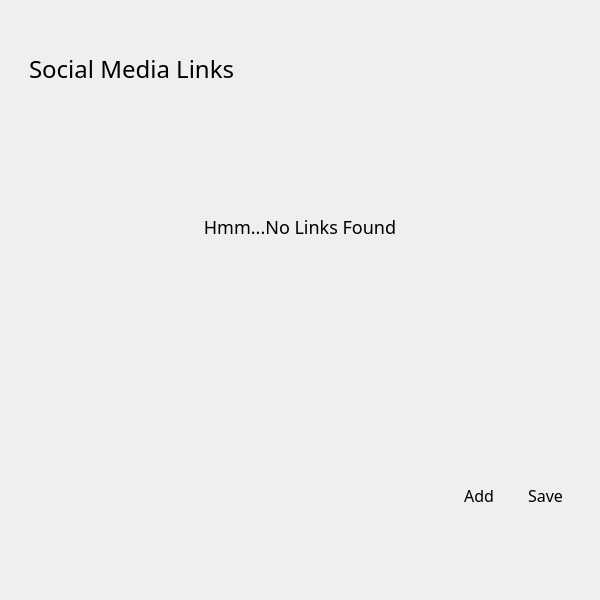
<?xml version="1.0" encoding="UTF-8"?>
<ui version="4.0">
 <class>SocialLinksDialog</class>
 <widget class="QDialog" name="SocialLinksDialog">
  <property name="geometry">
   <rect>
    <x>0</x>
    <y>0</y>
    <width>600</width>
    <height>600</height>
   </rect>
  </property>
  <property name="minimumSize">
   <size>
    <width>0</width>
    <height>600</height>
   </size>
  </property>
  <property name="windowTitle">
   <string>SocialLinksDialog</string>
  </property>
  <property name="styleSheet">
   <string notr="true">border-radius: 20px;
background-color: &quot;#FBFDF6&quot;;
padding: 0;</string>
  </property>
  <layout class="QVBoxLayout" name="verticalLayout">
   <property name="leftMargin">
    <number>0</number>
   </property>
   <property name="topMargin">
    <number>0</number>
   </property>
   <property name="rightMargin">
    <number>0</number>
   </property>
   <property name="bottomMargin">
    <number>0</number>
   </property>
   <item>
    <widget class="QScrollArea" name="scrollArea">
     <property name="widgetResizable">
      <bool>true</bool>
     </property>
     <widget class="QWidget" name="scrollAreaWidgetContents">
      <property name="geometry">
       <rect>
        <x>0</x>
        <y>0</y>
        <width>600</width>
        <height>600</height>
       </rect>
      </property>
      <layout class="QVBoxLayout" name="verticalLayout_2">
       <item alignment="Qt::AlignmentFlag::AlignTop">
        <widget class="QWidget" name="widget" native="true">
         <property name="minimumSize">
          <size>
           <width>0</width>
           <height>120</height>
          </size>
         </property>
         <property name="maximumSize">
          <size>
           <width>16777215</width>
           <height>200</height>
          </size>
         </property>
         <layout class="QHBoxLayout" name="horizontalLayout">
          <item>
           <widget class="QLabel" name="label">
            <property name="font">
             <font>
              <family>Product Sans Medium</family>
              <pointsize>-1</pointsize>
             </font>
            </property>
            <property name="styleSheet">
             <string notr="true">padding: 0;
padding-left: 5px;
font-size: 24px;</string>
            </property>
            <property name="text">
             <string>Social Media Links</string>
            </property>
           </widget>
          </item>
         </layout>
        </widget>
       </item>
       <item alignment="Qt::AlignmentFlag::AlignTop">
        <widget class="QWidget" name="linksContainer" native="true">
         <property name="sizePolicy">
          <sizepolicy hsizetype="Preferred" vsizetype="Maximum">
           <horstretch>0</horstretch>
           <verstretch>0</verstretch>
          </sizepolicy>
         </property>
         <property name="minimumSize">
          <size>
           <width>0</width>
           <height>350</height>
          </size>
         </property>
         <layout class="QVBoxLayout" name="verticalLayout_3">
          <property name="sizeConstraint">
           <enum>QLayout::SizeConstraint::SetMinAndMaxSize</enum>
          </property>
          <item>
           <widget class="QLabel" name="noLinks">
            <property name="font">
             <font>
              <family>Product Sans Medium</family>
              <pointsize>-1</pointsize>
             </font>
            </property>
            <property name="styleSheet">
             <string notr="true">font-size: 18px;</string>
            </property>
            <property name="text">
             <string>Hmm...No Links Found</string>
            </property>
            <property name="alignment">
             <set>Qt::AlignmentFlag::AlignCenter</set>
            </property>
           </widget>
          </item>
         </layout>
        </widget>
       </item>
       <item>
        <widget class="QWidget" name="widget_2" native="true">
         <layout class="QHBoxLayout" name="horizontalLayout_2">
          <item alignment="Qt::AlignmentFlag::AlignRight">
           <widget class="QWidget" name="widget_3" native="true">
            <layout class="QHBoxLayout" name="horizontalLayout_3">
             <property name="spacing">
              <number>14</number>
             </property>
             <item>
              <widget class="QPushButton" name="addBtn">
               <property name="font">
                <font>
                 <family>Product Sans Medium</family>
                 <pointsize>-1</pointsize>
                </font>
               </property>
               <property name="cursor">
                <cursorShape>PointingHandCursor</cursorShape>
               </property>
               <property name="styleSheet">
                <string notr="true">padding:10px;
background-color: &quot;#D3E8D2&quot;;
border: none;
font-size: 16px;
border-radius: 16px;</string>
               </property>
               <property name="text">
                <string>Add</string>
               </property>
              </widget>
             </item>
             <item>
              <widget class="QPushButton" name="saveBtn">
               <property name="font">
                <font>
                 <family>Product Sans Medium</family>
                 <pointsize>-1</pointsize>
                </font>
               </property>
               <property name="cursor">
                <cursorShape>PointingHandCursor</cursorShape>
               </property>
               <property name="styleSheet">
                <string notr="true">padding:10px;
background-color: &quot;#D3E8D2&quot;;
border: none;
font-size: 16px;
border-radius: 16px;</string>
               </property>
               <property name="text">
                <string>Save</string>
               </property>
              </widget>
             </item>
            </layout>
           </widget>
          </item>
         </layout>
        </widget>
       </item>
      </layout>
     </widget>
    </widget>
   </item>
  </layout>
 </widget>
 <resources/>
 <connections/>
</ui>
